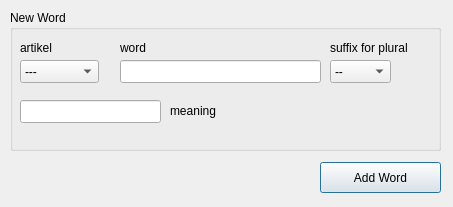
<?xml version="1.0" encoding="UTF-8"?>
<ui version="4.0">
 <class>DialogAddWord</class>
 <widget class="QDialog" name="DialogAddWord">
  <property name="geometry">
   <rect>
    <x>0</x>
    <y>0</y>
    <width>453</width>
    <height>207</height>
   </rect>
  </property>
  <property name="windowTitle">
   <string>Dialog</string>
  </property>
  <widget class="QGroupBox" name="groupBox">
   <property name="geometry">
    <rect>
     <x>10</x>
     <y>10</y>
     <width>431</width>
     <height>141</height>
    </rect>
   </property>
   <property name="title">
    <string>New Word</string>
   </property>
   <widget class="QLabel" name="label">
    <property name="geometry">
     <rect>
      <x>10</x>
      <y>30</y>
      <width>57</width>
      <height>15</height>
     </rect>
    </property>
    <property name="text">
     <string>artikel</string>
    </property>
   </widget>
   <widget class="QComboBox" name="comboBoxArtikel">
    <property name="geometry">
     <rect>
      <x>10</x>
      <y>50</y>
      <width>79</width>
      <height>23</height>
     </rect>
    </property>
    <property name="currentText">
     <string>---</string>
    </property>
    <item>
     <property name="text">
      <string>---</string>
     </property>
    </item>
    <item>
     <property name="text">
      <string>der</string>
     </property>
    </item>
    <item>
     <property name="text">
      <string>die</string>
     </property>
    </item>
    <item>
     <property name="text">
      <string>das</string>
     </property>
    </item>
   </widget>
   <widget class="QLabel" name="label_2">
    <property name="geometry">
     <rect>
      <x>110</x>
      <y>30</y>
      <width>57</width>
      <height>15</height>
     </rect>
    </property>
    <property name="text">
     <string>word</string>
    </property>
   </widget>
   <widget class="QLineEdit" name="lineEditWord">
    <property name="geometry">
     <rect>
      <x>110</x>
      <y>50</y>
      <width>201</width>
      <height>23</height>
     </rect>
    </property>
   </widget>
   <widget class="QLabel" name="label_3">
    <property name="geometry">
     <rect>
      <x>320</x>
      <y>30</y>
      <width>111</width>
      <height>16</height>
     </rect>
    </property>
    <property name="text">
     <string>suffix for plural</string>
    </property>
   </widget>
   <widget class="QComboBox" name="comboBoxSuffix">
    <property name="geometry">
     <rect>
      <x>320</x>
      <y>50</y>
      <width>61</width>
      <height>23</height>
     </rect>
    </property>
    <item>
     <property name="text">
      <string>--</string>
     </property>
    </item>
    <item>
     <property name="text">
      <string>-</string>
     </property>
    </item>
    <item>
     <property name="text">
      <string>-s</string>
     </property>
    </item>
    <item>
     <property name="text">
      <string>-n</string>
     </property>
    </item>
    <item>
     <property name="text">
      <string>-e</string>
     </property>
    </item>
    <item>
     <property name="text">
      <string>-(n)en</string>
     </property>
    </item>
    <item>
     <property name="text">
      <string>&quot;-e</string>
     </property>
    </item>
    <item>
     <property name="text">
      <string>&quot;-er</string>
     </property>
    </item>
   </widget>
   <widget class="QLineEdit" name="lineEditMeaning">
    <property name="geometry">
     <rect>
      <x>10</x>
      <y>90</y>
      <width>141</width>
      <height>23</height>
     </rect>
    </property>
   </widget>
   <widget class="QLabel" name="label_4">
    <property name="geometry">
     <rect>
      <x>160</x>
      <y>90</y>
      <width>57</width>
      <height>21</height>
     </rect>
    </property>
    <property name="text">
     <string>meaning</string>
    </property>
   </widget>
  </widget>
  <widget class="QPushButton" name="pushButtonAddWord">
   <property name="geometry">
    <rect>
     <x>320</x>
     <y>162</y>
     <width>121</width>
     <height>31</height>
    </rect>
   </property>
   <property name="text">
    <string>Add Word</string>
   </property>
  </widget>
 </widget>
 <resources/>
 <connections/>
</ui>
